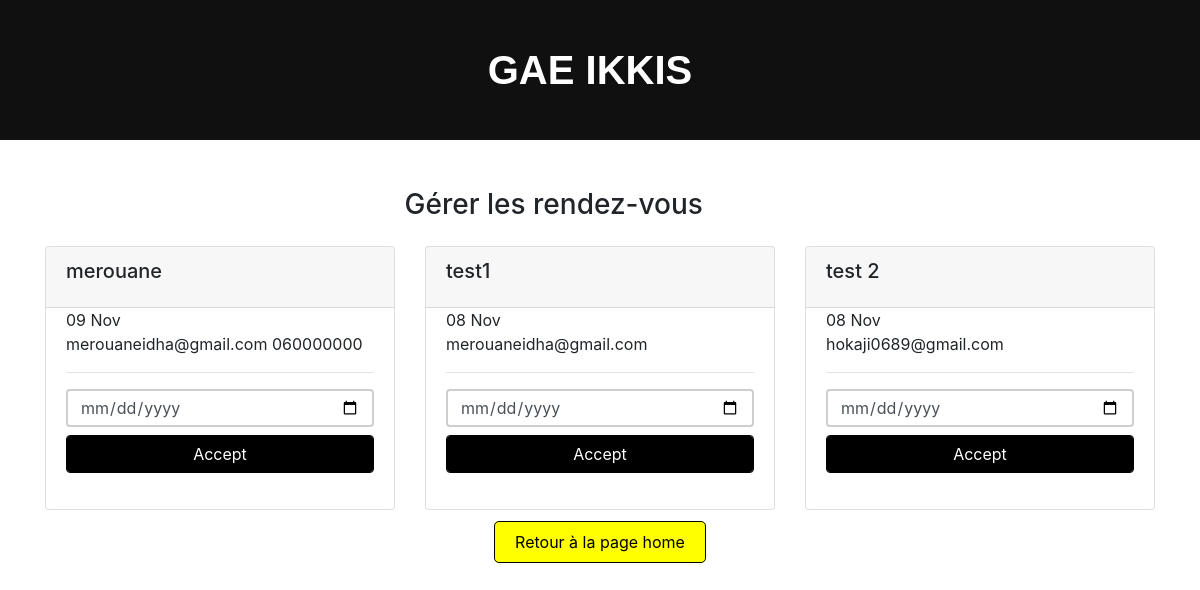
The page /manage-appointments/ on the database its author committed.
### ikkis/models.py (models this page shows, shortened)
class Appointment(models.Model):
    first_name = models.CharField(max_length=50)
    last_name = models.CharField(max_length=50)
    email = models.CharField(max_length=50)
    phone = models.CharField(max_length=20, null=True, blank=True)
    request = models.TextField(blank=True)
    sent_date = models.DateField(auto_now_add=True)
    accepted = models.BooleanField(default=False)
    accepted_date = models.DateField(auto_now_add=False, null=True, blank=True)
    class Meta:
        ordering = ["-sent_date"]

### ikkis/views.py (the view, shortened to what this page needs)
# urls.py: path("manage-appointments/", ManageAppointmentTemplateView.as_view(), name="manage"),
class ManageAppointmentTemplateView(ListView):
    template_name = "manage-appointments.html"
    model = Appointment
    context_object_name = "appointments"
    login_required = True
    paginate_by = 3
    def get_context_data(self,*args,    **kwargs):
        context = super().get_context_data(*args, **kwargs)
        appointments = Appointment.objects.all()
        context.update({
            "title":"Manage Appointments"
        })
        return context

### ikkis/context_processors.py (called while the page is built)
def get_notification(request):
    count = Appointment.objects.filter(accepted=False).count()
    data = {
        "count":count
    }
    return data

### templates/manage-appointments.html (shortened to what this page needs)
{% extends 'base.html' %}
{% block content %}
    <header>
      <a href="{% url 'home'  %}" class="logo">GAE IKKIS</a>
  </header>
    <div class="container mt-5">
        <div class="col-11 text-center mt-4 mb-4">
            <h3>
                Gérer les rendez-vous
            </h3>
        </div>
        <div class="row">
        {% for app in appointments %}
            <div class="col-lg-4">
                <div class="card card-margin">
                    <div class="card-header no-border">
                        <h5 class="card-title">{{app.first_name}}</h5>
                    </div>
                    <div class="card-body pt-0">
                        <div class="widget-49">
                            <div class="widget-49-title-wrapper">
                                <div class="widget-49-date-primary">
                                    <span class="widget-49-date-day">{{app.sent_date|date:"d"}}</span>
                                    <span class="widget-49-date-month">{{app.sent_date|date:"M"}}</span>
                                </div>
                                <div class="widget-49-meeting-info">
                                    <span class="widget-49-pro-title">{{app.email}}</span>
                                    <span class="widget-49-meeting-time">{{app.phone}}</span>
                                </div>
                            </div>
                            <hr class="w-100">
                            {% if app.accepted == False %}
                            <form method="POST" action="{% url 'manage' %}">
                            <div class="form-group">
                                <input type="date" name="date" class="form-control mb-2"
                                    placeholder="dd-mm-yyyy" value=""
                                    min="1997-01-01" max="2030-12-31">
                                <input class="btn-block btn-primary form-control" id="btn1" type="submit" value="Accept">
                            </div>
                            </form>
                            {% endif %}
                        </div>
                    </div>
                </div>
            </div>
        {% endfor %}
        </div >
        <div class="button-container">
            <a href="{% url 'home' %}" class="custom-button">Retour à la page home</a>
        </div>
{% endblock content %}

### templates/base.html (shortened to what this page needs)
{% load static %}
<!DOCTYPE html>
<html lang="en">
<head>
  <link href="{% static 'css/bootstrap.min.css' %}" rel="stylesheet">
  <link rel="stylesheet" href="https://cdnjs.cloudflare.com/ajax/libs/font-awesome/5.15.3/css/all.min.css" />
  <link rel="stylesheet" href="{% static 'css/styles.css' %}" />
</head>
<body>
    {% block content %}{% endblock content %}
</body>
</html>

### static/css/styles.css (style rules this page uses)
.form-control { box-shadow: none !important; outline: none !important; border: 2px solid #cecece; height: 38px; }
.title-box .border,.btn-primary,.back-to-top, .logo i,.question-q-box,.social-circle li a:hover { background-color: #000000 ; }
.title-box .border, .btn-primary, .back-to-top, .logo i, .question-q-box, .social-circle li a:hover { background-color: #000000 !important; }
.btn-primary { border: 1px solid #000000 !important; }

### templates/manage-appointments.html (style rules this page uses)
header { background-color: #101010; color: #fff; padding: 40px 0; display: flex; justify-content: center; align-items: center; }
.logo { font-weight: bold; font-size: 40px; color: white; text-decoration: none; margin-right: 20px; font-family: 'Source Sans Pro', sans-serif; }
.button-container { text-align: center; margin: 20px; }
.custom-button { text-decoration:none; background-color: yellow; color: black; padding: 10px 20px; border: 1px solid black; border-radius: 5px; cursor: pointer; font-size: 16px; transition: background-color 0.3s, color 0.3s, border-color 0.3s; }

### rows shown on the page
Appointment: first_name "merouane", sent_date "09", sent_date "Nov", email "merouaneidha@gmail.com", phone "060000000"
Appointment: first_name "test1", sent_date "08", sent_date "Nov", email "merouaneidha@gmail.com"
Appointment: first_name "test 2", sent_date "08", sent_date "Nov", email "hokaji0689@gmail.com"
